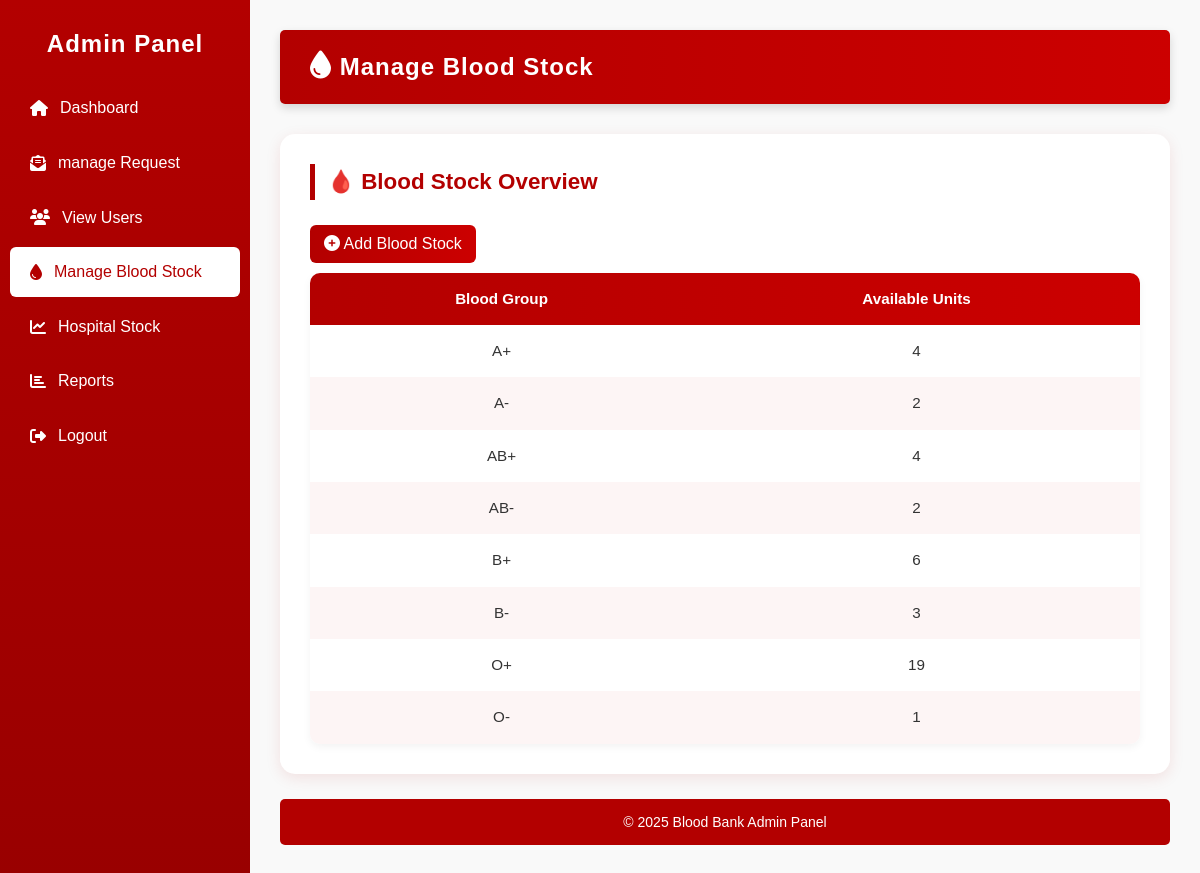
Page /manage_stock_admin/ (signed in) on the earlier database version.
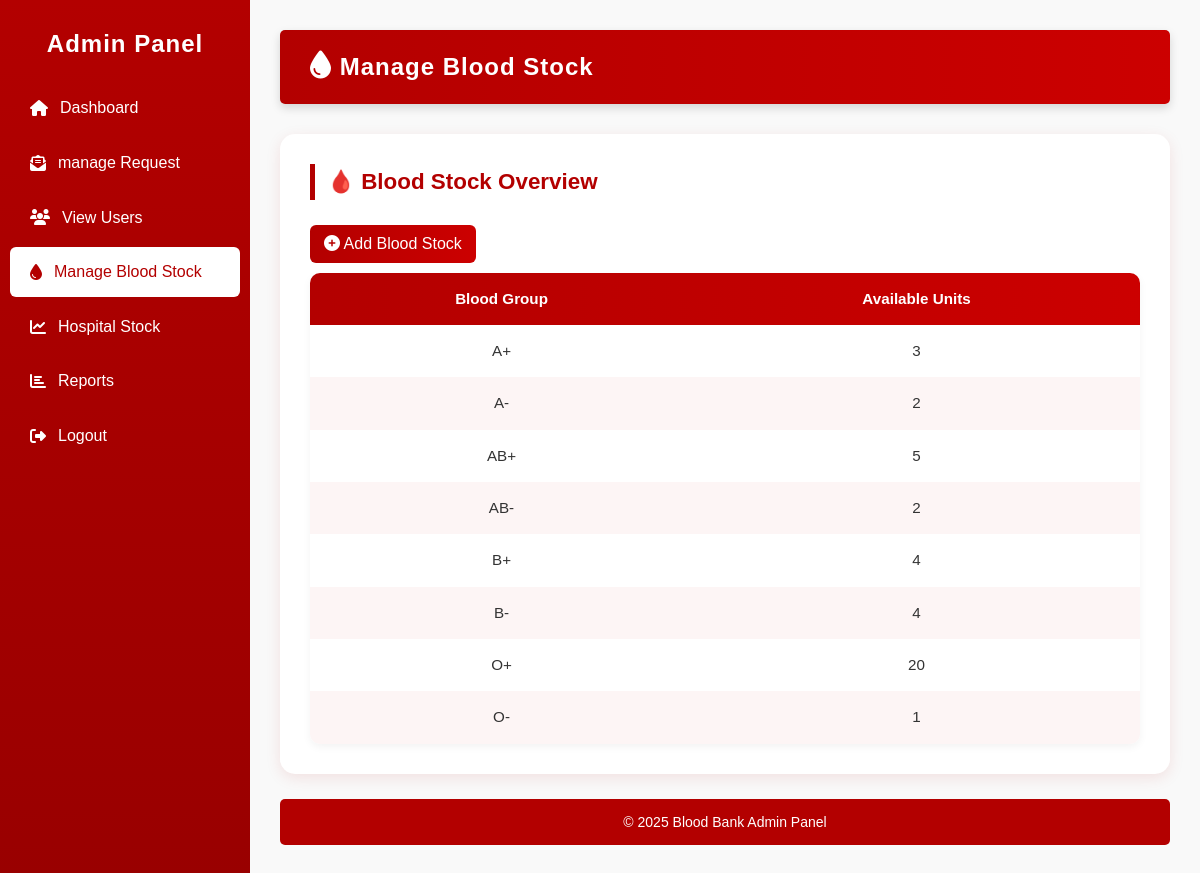
Same page on the later database version.
### BB_app/models.py (models this page shows, shortened)
class BloodStock(models.Model):
    units = models.PositiveIntegerField(default=0)
    hospital = models.ForeignKey(HospitalProfile, on_delete=models.CASCADE, null=True, blank=True)
    blood_group = models.CharField(max_length=3, choices=[
        ('A+', 'A+'), ('A-', 'A-'),
        ('B+', 'B+'), ('B-', 'B-'),
        ('O+', 'O+'), ('O-', 'O-'),
        ('AB+', 'AB+'), ('AB-', 'AB-'),
    ])
    units_available = models.PositiveIntegerField(default=0)
    last_updated = models.DateTimeField(auto_now=True)

### BB_app/views.py (the view)
# urls.py: path('manage_stock_admin/', views.manage_stock_admin, name='manage_stock_admin'),
@admin_required
def manage_stock_admin(request):
    stocks = BloodStock.objects.filter(hospital__isnull=True).order_by('blood_group')
    return render(request, 'manage_stock.html', {'stocks': stocks})

### BB_app/views.py (called while the page is built)
def admin_required(view_func):
    return user_passes_test(lambda u: u.is_superuser, login_url='login')(view_func)

### BB_app/templates/manage_stock.html (shortened to what this page needs)
{% extends 'admin_master.html' %}
{% block content %}
<div class="dashboard-header fade-in">
  <h2><i class="fa fa-tint me-2"></i> Manage Blood Stock</h2>
</div>
<div class="hospital-stock-card fade-in">
  <h3 class="stock-title">
    🩸 Blood Stock Overview
  </h3>
  <div class="d-flex justify-content-end mb-3">
    <a href="{% url 'add_stock' %}" class="show-btn">
      <i class="fa fa-plus-circle me-2"></i> Add Blood Stock
    </a>
  </div>
  {% if stocks %}
  <div class="table-responsive">
    <table class="table custom-table align-middle text-center">
      <thead>
        <tr>
          <th>Blood Group</th>
          <th>Available Units</th>
        </tr>
      </thead>
      <tbody>
        {% for stock in stocks %}
        <tr>
          <td class="fw-semibold text-dark">{{ stock.blood_group }}</td>
          <td>{{ stock.units_available }}</td>
        </tr>
        {% empty %}
        <tr>
          <td colspan="2" class="text-muted py-4">No blood stock available yet.</td>
        </tr>
        {% endfor %}
      </tbody>
    </table>
  </div>
  {% else %}
  <p class="text-center text-muted mt-3">No blood stock available yet.</p>
  {% endif %}
</div>
{% endblock %}

Differences in the rows shown:
changed BloodStock (number 1 of 8 on the later page): units_available "4" → "3"
changed BloodStock "AB+": units_available "4" → "5"
changed BloodStock (number 5 of 8 on the later page): units_available "6" → "4"
changed BloodStock (number 6 of 8 on the later page): units_available "3" → "4"
changed BloodStock (number 7 of 8 on the later page): units_available "19" → "20"
